Frame 1 (no input): blank canvas, image omitted
Frame 60 (no input): blank canvas, image omitted
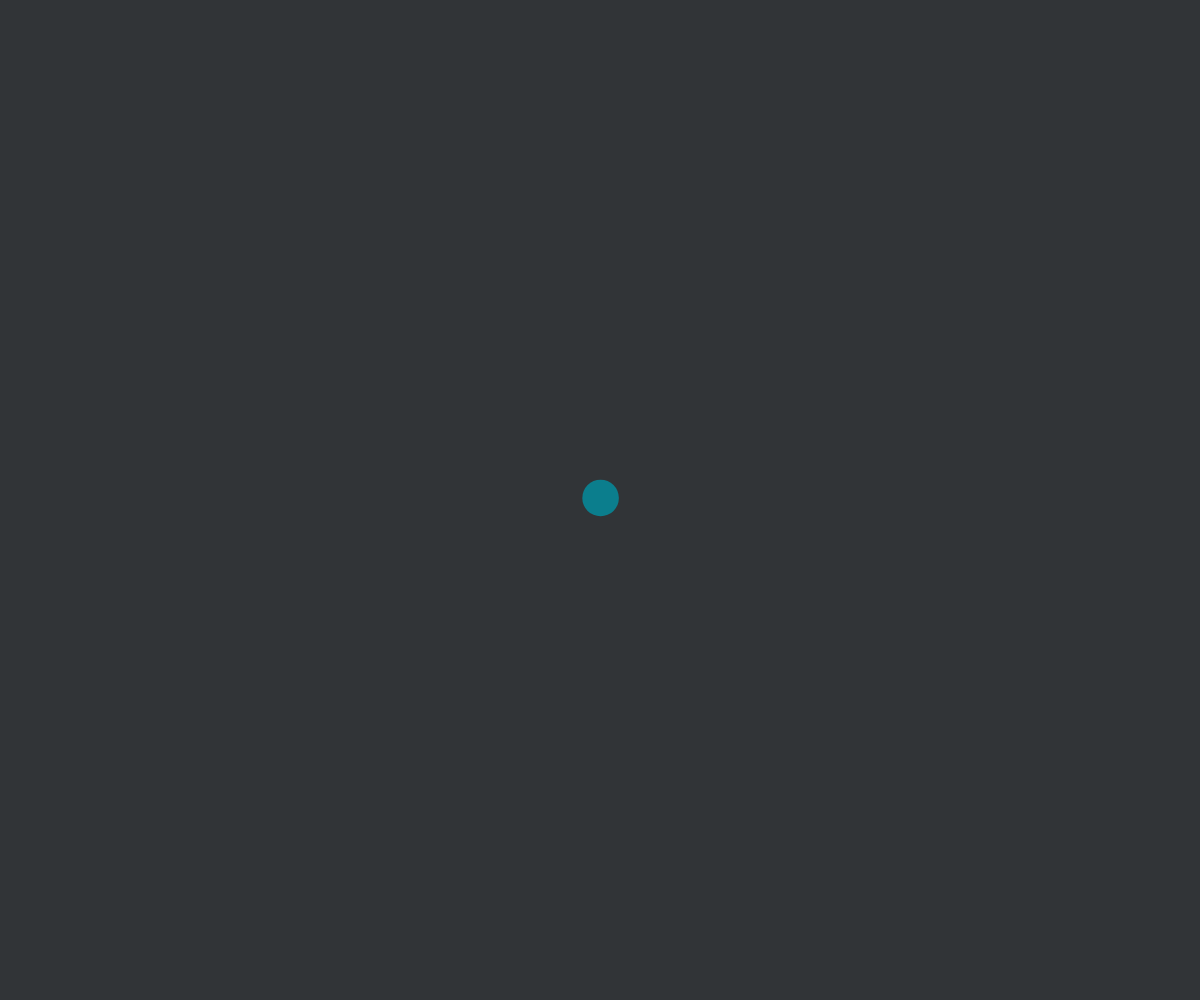
Frame 120 (the mouse pressed at the canvas centre since frame 60)

The p5.js sketch whose frames 1 and 60 were blank and that drew this single picture after the mouse press (run headless with seeded random() and noise() and a simulated clock; from frame 60 on, the mouse is pressed at the canvas centre):

// p5.js sketch
// ── sketch.js
// 6.8 --> Delete objects using splice

// --- INITS ---

let bubbles = []


// -- SETUP ---

function setup() {
  createCanvas(windowWidth, windowHeight)
}

// --- DRAW ---

function draw() {
  background('#313437')

  for (let i = bubbles.length-1; i >= 0; i--) {
    bubbles[i].update()
    bubbles[i].display()
    if (bubbles[i].isFinished()) {
      bubbles.splice(i, 1)
    }
  }
}

function mousePressed() {
  let rs = random(8, 48)
  let b = new Bubble(mouseX, mouseY, rs)
  bubbles.push(b)
}

// --- END ---

// ── bubble.js

// let sl = false



function Bubble(x, y, dm) {

  this.x = x
  this.y = y
  this.w = dm
  this.h = dm

  this.lifespan = 255
  this.allCol = []
  this.c1 = color(247, 247, 247)
  this.c2 = color(0, 149, 168)
  this.c3 = color(119, 51, 0)

  this.allCol.push(this.c1, this.c2, this.c3)
  this.rndCol = random(this.allCol)
  this.fcl = color(this.rndCol)


  this.display = function() {
    noStroke()
    // fill(this.fcl)
    fill(color(0, 149, 168, this.lifespan))

    ellipse(this.x, this.y, this.w, this.h)
  }

  this.isFinished = function() {
    // if (this.lifespan <= 64) {
    //   return true
    // } else {
    //   return false
    // }
    return this.lifespan <= 64 ? true : false

  }

  this.update = function() {
    this.x = this.x + random(-1, 1)
    this.y = this.y + random(-1, 1)
    this.lifespan = this.lifespan - 1
  }
}
